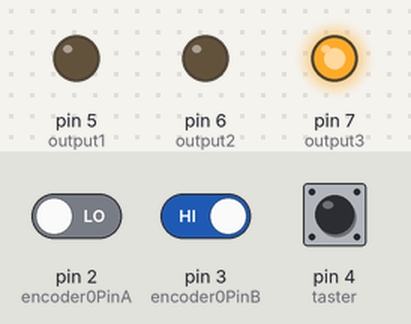
Recording of a sketch running on a simulated Arduino Uno, built with avr-gcc and run on an emulated ATmega328P. Shown: output pins drawn as LEDs (lit = HIGH). Inputs (shaded band) come from the test bench; at power-on: pin 4 (taster) HIGH, pin 2 (encoder0PinA) LOW, pin 3 (encoder0PinB) HIGH.

Above: at 1.2 s.
1.3 s: pin 4 (taster) pulled LOW for 0.15 s
At 1.37 s:
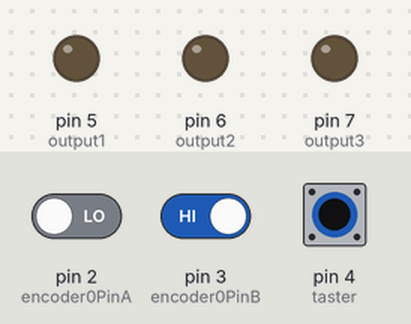
4.4 s: pin 4 (taster) pulled LOW for 3.2 s
At 8.1 s:
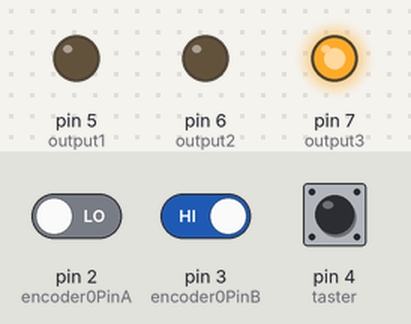
Timing chart, 0 to 9.6 s (numbered marks = the images above; inputs shaded):
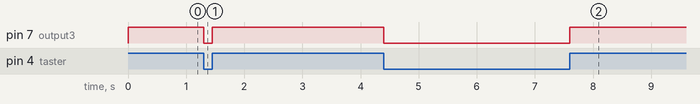

Measured:
- after the input at 1.3 s, pin 7 (output3): HIGH → LOW at once, → HIGH 0.15 s later
- after the input at 4.4 s, pin 7 (output3): HIGH → LOW at once, → HIGH 3.2 s later

The sketch:

lifterMk2_ino.ino
```cpp
// (licence header left out)
#define encoder0PinA 2

#define encoder0PinB 3

#define taster 4
#define output1 5
#define output2 6
#define output3 7

#define token 13000
#define pedestal 70000
#define top 125000

volatile unsigned long encoder0Pos = 0;

void setup() {

  pinMode(encoder0PinA, INPUT);
  pinMode(encoder0PinB, INPUT);
  pinMode(taster, INPUT);
  pinMode(output1, OUTPUT);
  pinMode(output2, OUTPUT);
  pinMode(output3, OUTPUT);
  digitalWrite(taster, HIGH);


  // encoder pin on interrupt 0 (pin 2)

  attachInterrupt(0, doEncoderA, CHANGE);

  // encoder pin on interrupt 1 (pin 3)

  attachInterrupt(1, doEncoderB, CHANGE);

  Serial.begin (115200);

}

void loop(){
  if(digitalRead(taster)==LOW)
  {
    encoder0Pos = 0;
    PORTD = B00010000;
    //digitalWrite(output1, LOW);
    //digitalWrite(output2, LOW);
    //digitalWrite(output3, LOW);
  }
  else
  {
  //  if(encoder0Pos > 0 && encoder0Pos < token - 1000)   //zwischen unten und token greifen
  //  {
   //   digitalWrite(output1, LOW);
   //   digitalWrite(output2, LOW);
    //  digitalWrite(output3, HIGH);
  //  }
    if(encoder0Pos >= token - 1500 && encoder0Pos <= token + 1500)  //token greifen
    {
      PORTD = B01010000;
      //digitalWrite(output1, LOW);
      //digitalWrite(output2, HIGH);
      //digitalWrite(output3, LOW);
    }
    //else if(encoder0Pos > token + 1000 && encoder0Pos < pedestal - 1000)  //zwischen token greifen und podest
   // {
    //  digitalWrite(output1, LOW);
    //  digitalWrite(output2, LOW);
    //  digitalWrite(output3, HIGH);
    //}
    else if(encoder0Pos >= pedestal - 1500 && encoder0Pos <= pedestal + 1500)  //podesthöhe
    {
      PORTD = B00110000;
//      digitalWrite(output1, HIGH);
//      digitalWrite(output2, LOW);
//      digitalWrite(output3, LOW);
    }
    //else if(encoder0Pos > pedestal + 1000 && encoder0Pos < top)  //zwischen podest und ganz oben
    //{
      //digitalWrite(output1, LOW);
      //digitalWrite(output2, LOW);
      //digitalWrite(output3, HIGH);
    //}
    else if(encoder0Pos >= top && encoder0Pos <= top + 3000)  //ganz oben
    {
      PORTD = B01110000;
//      digitalWrite(output1, HIGH);
//      digitalWrite(output2, HIGH);
//      digitalWrite(output3, LOW);
    }
    else  //alles andere
    {
      PORTD = B10010000;
//      digitalWrite(output1, LOW);
//      digitalWrite(output2, LOW);
//      digitalWrite(output3, HIGH);
    }
  }
  if(Serial.available()){
    Serial.read();
    Serial.println(encoder0Pos);
  }
}

void doEncoderA(){

  // look for a low-to-high on channel A
  if (digitalRead(encoder0PinA) == HIGH) {

    // check channel B to see which way encoder is turning
    if (digitalRead(encoder0PinB) == LOW) {
      encoder0Pos = encoder0Pos + 1;         // CW
    }
    else {
      encoder0Pos = encoder0Pos - 1;         // CCW
    }
  }

  else   // must be a high-to-low edge on channel A
  {
    // check channel B to see which way encoder is turning
    if (digitalRead(encoder0PinB) == HIGH) {
      encoder0Pos = encoder0Pos + 1;          // CW
    }
    else {
      encoder0Pos = encoder0Pos - 1;          // CCW
    }
  }
  //Serial.println (encoder0Pos, DEC);
  // use for debugging - remember to comment out

}

void doEncoderB(){

  // look for a low-to-high on channel B
  if (digitalRead(encoder0PinB) == HIGH) {

    // check channel A to see which way encoder is turning
    if (digitalRead(encoder0PinA) == HIGH) {
      encoder0Pos = encoder0Pos + 1;         // CW
    }
    else {
      encoder0Pos = encoder0Pos - 1;         // CCW
    }
  }

  // Look for a high-to-low on channel B

  else {
    // check channel B to see which way encoder is turning
    if (digitalRead(encoder0PinA) == LOW) {
      encoder0Pos = encoder0Pos + 1;          // CW
    }
    else {
      encoder0Pos = encoder0Pos - 1;          // CCW
    }
  }

}
```
